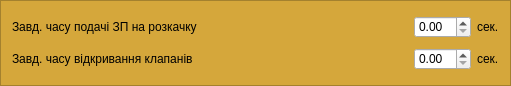
  <widget class="QFrame" name="frame_18">
   <property name="geometry">
    <rect>
     <x>1260</x>
     <y>520</y>
     <width>511</width>
     <height>86</height>
    </rect>
   </property>
   <property name="styleSheet">
    <string notr="true">background-color:rgb(213, 167, 59)</string>
   </property>
   <property name="frameShape">
    <enum>QFrame::StyledPanel</enum>
   </property>
   <property name="frameShadow">
    <enum>QFrame::Raised</enum>
   </property>
   <layout class="QGridLayout" name="gridLayout_17" columnstretch="1,0,0">
    <item row="0" column="0">
     <widget class="QLabel" name="label_76">
      <property name="text">
       <string>Завд. часу подачі ЗП на розкачку</string>
      </property>
     </widget>
    </item>
    <item row="0" column="1">
     <widget class="QDoubleSpinBox" name="Tzel_zad">
      <property name="styleSheet">
       <string notr="true">background-color:none</string>
      </property>
      <property name="keyboardTracking">
       <bool>false</bool>
      </property>
     </widget>
    </item>
    <item row="0" column="2">
     <widget class="QLabel" name="label_78">
      <property name="text">
       <string>сек.</string>
      </property>
     </widget>
    </item>
    <item row="1" column="0">
     <widget class="QLabel" name="label_77">
      <property name="text">
       <string>Завд. часу відкривання клапанів</string>
      </property>
     </widget>
    </item>
    <item row="1" column="1">
     <widget class="QDoubleSpinBox" name="Tkl_zad">
      <property name="styleSheet">
       <string notr="true">background-color:none</string>
      </property>
      <property name="keyboardTracking">
       <bool>false</bool>
      </property>
     </widget>
    </item>
    <item row="1" column="2">
     <widget class="QLabel" name="label_79">
      <property name="text">
       <string>сек.</string>
      </property>
     </widget>
    </item>
   </layout>
  </widget>
